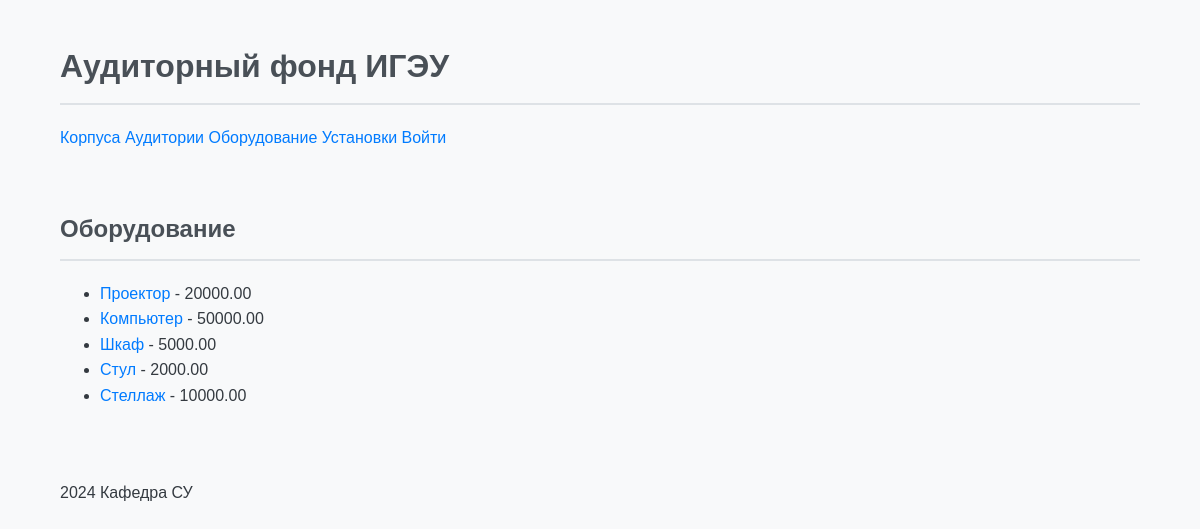
/equipments/, run on the app's committed database.
### classrooms/models.py (models this page shows, shortened)
class Equipment(models.Model):
    name = models.CharField(max_length=255)
    cost = models.DecimalField(max_digits=10, decimal_places=2)
    supply_date = models.DateField()
    photo = models.ImageField(upload_to='equipment_photos/', blank=True, null=True)

### classrooms/views.py (the view)
# urls.py: path('equipments/', views.EquipmentListView.as_view(), name='equipment_list'),
class EquipmentListView(ListView):
    model = Equipment
    template_name = 'classrooms/equipment_list.html'
    context_object_name = 'equipments'

### classrooms/templates/classrooms/equipment_list.html (shortened to what this page needs)
{% extends "base_generic.html" %}
{% block content %}
  <h2>Оборудование</h2>
  <ul>
    {% for equipment in equipments %}
      <li><a href="{% url 'equipment_detail' equipment.pk %}">{{ equipment.name }}</a> - {{ equipment.cost }}</li>
    {% endfor %}
  </ul>
{% endblock %}

### classrooms/templates/static/css/style.css (style rules this page uses)
body { font-family: 'Arial', sans-serif; background-color: #f8f9fa; color: #343a40; margin: 0; padding: 0; line-height: 1.6; }
h1, h2, h3 { color: #495057; border-bottom: 2px solid #dee2e6; padding-bottom: 10px; margin-bottom: 20px; }
a { color: #007bff; text-decoration: none; transition: color 0.3s ease; }

### data on the page
Equipment: name "Проектор", cost "20000.00"
Equipment: name "Компьютер", cost "50000.00"
Equipment: name "Шкаф", cost "5000.00"
Equipment: name "Стул", cost "2000.00"
Equipment: name "Стеллаж", cost "10000.00"
